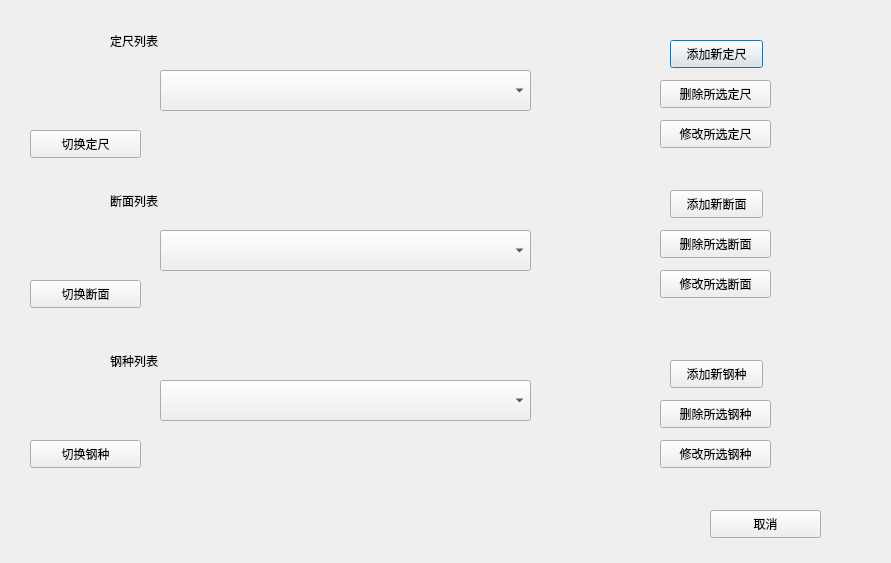
<?xml version="1.0" encoding="UTF-8"?>
<ui version="4.0">
 <class>Dialog</class>
 <widget class="QDialog" name="Dialog">
  <property name="geometry">
   <rect>
    <x>0</x>
    <y>0</y>
    <width>891</width>
    <height>563</height>
   </rect>
  </property>
  <property name="windowTitle">
   <string>定尺选择（所有流）</string>
  </property>
  <widget class="QLabel" name="label">
   <property name="geometry">
    <rect>
     <x>110</x>
     <y>30</y>
     <width>111</width>
     <height>21</height>
    </rect>
   </property>
   <property name="text">
    <string>定尺列表</string>
   </property>
  </widget>
  <widget class="QPushButton" name="pushButton">
   <property name="geometry">
    <rect>
     <x>670</x>
     <y>40</y>
     <width>93</width>
     <height>28</height>
    </rect>
   </property>
   <property name="text">
    <string>添加新定尺</string>
   </property>
  </widget>
  <widget class="QPushButton" name="pushButton_2">
   <property name="geometry">
    <rect>
     <x>660</x>
     <y>80</y>
     <width>111</width>
     <height>28</height>
    </rect>
   </property>
   <property name="text">
    <string>删除所选定尺</string>
   </property>
  </widget>
  <widget class="QPushButton" name="Btn_Exit">
   <property name="geometry">
    <rect>
     <x>710</x>
     <y>510</y>
     <width>111</width>
     <height>28</height>
    </rect>
   </property>
   <property name="text">
    <string>取消</string>
   </property>
  </widget>
  <widget class="QPushButton" name="pushButton_4">
   <property name="geometry">
    <rect>
     <x>30</x>
     <y>130</y>
     <width>111</width>
     <height>28</height>
    </rect>
   </property>
   <property name="text">
    <string>切换定尺</string>
   </property>
  </widget>
  <widget class="QLabel" name="label_2">
   <property name="geometry">
    <rect>
     <x>110</x>
     <y>190</y>
     <width>111</width>
     <height>21</height>
    </rect>
   </property>
   <property name="text">
    <string>断面列表</string>
   </property>
  </widget>
  <widget class="QPushButton" name="pushButton_3">
   <property name="geometry">
    <rect>
     <x>670</x>
     <y>190</y>
     <width>93</width>
     <height>28</height>
    </rect>
   </property>
   <property name="text">
    <string>添加新断面</string>
   </property>
  </widget>
  <widget class="QPushButton" name="pushButton_5">
   <property name="geometry">
    <rect>
     <x>660</x>
     <y>230</y>
     <width>111</width>
     <height>28</height>
    </rect>
   </property>
   <property name="text">
    <string>删除所选断面</string>
   </property>
  </widget>
  <widget class="QPushButton" name="pushButton_6">
   <property name="geometry">
    <rect>
     <x>30</x>
     <y>280</y>
     <width>111</width>
     <height>28</height>
    </rect>
   </property>
   <property name="text">
    <string>切换断面</string>
   </property>
  </widget>
  <widget class="QLabel" name="label_3">
   <property name="geometry">
    <rect>
     <x>110</x>
     <y>350</y>
     <width>111</width>
     <height>21</height>
    </rect>
   </property>
   <property name="text">
    <string>钢种列表</string>
   </property>
  </widget>
  <widget class="QPushButton" name="pushButton_7">
   <property name="geometry">
    <rect>
     <x>660</x>
     <y>400</y>
     <width>111</width>
     <height>28</height>
    </rect>
   </property>
   <property name="text">
    <string>删除所选钢种</string>
   </property>
  </widget>
  <widget class="QPushButton" name="pushButton_8">
   <property name="geometry">
    <rect>
     <x>30</x>
     <y>440</y>
     <width>111</width>
     <height>28</height>
    </rect>
   </property>
   <property name="text">
    <string>切换钢种</string>
   </property>
  </widget>
  <widget class="QPushButton" name="pushButton_9">
   <property name="geometry">
    <rect>
     <x>670</x>
     <y>360</y>
     <width>93</width>
     <height>28</height>
    </rect>
   </property>
   <property name="text">
    <string>添加新钢种</string>
   </property>
  </widget>
  <widget class="QPushButton" name="pushButton_10">
   <property name="geometry">
    <rect>
     <x>660</x>
     <y>440</y>
     <width>111</width>
     <height>28</height>
    </rect>
   </property>
   <property name="text">
    <string>修改所选钢种</string>
   </property>
  </widget>
  <widget class="QPushButton" name="pushButton_11">
   <property name="geometry">
    <rect>
     <x>660</x>
     <y>270</y>
     <width>111</width>
     <height>28</height>
    </rect>
   </property>
   <property name="text">
    <string>修改所选断面</string>
   </property>
  </widget>
  <widget class="QPushButton" name="pushButton_12">
   <property name="geometry">
    <rect>
     <x>660</x>
     <y>120</y>
     <width>111</width>
     <height>28</height>
    </rect>
   </property>
   <property name="text">
    <string>修改所选定尺</string>
   </property>
  </widget>
  <widget class="QComboBox" name="cb_lengthType">
   <property name="geometry">
    <rect>
     <x>160</x>
     <y>70</y>
     <width>371</width>
     <height>41</height>
    </rect>
   </property>
  </widget>
  <widget class="QComboBox" name="cb_SectionTyoe">
   <property name="geometry">
    <rect>
     <x>160</x>
     <y>230</y>
     <width>371</width>
     <height>41</height>
    </rect>
   </property>
  </widget>
  <widget class="QComboBox" name="cb_steelType">
   <property name="geometry">
    <rect>
     <x>160</x>
     <y>380</y>
     <width>371</width>
     <height>41</height>
    </rect>
   </property>
  </widget>
 </widget>
 <resources/>
 <connections/>
</ui>
